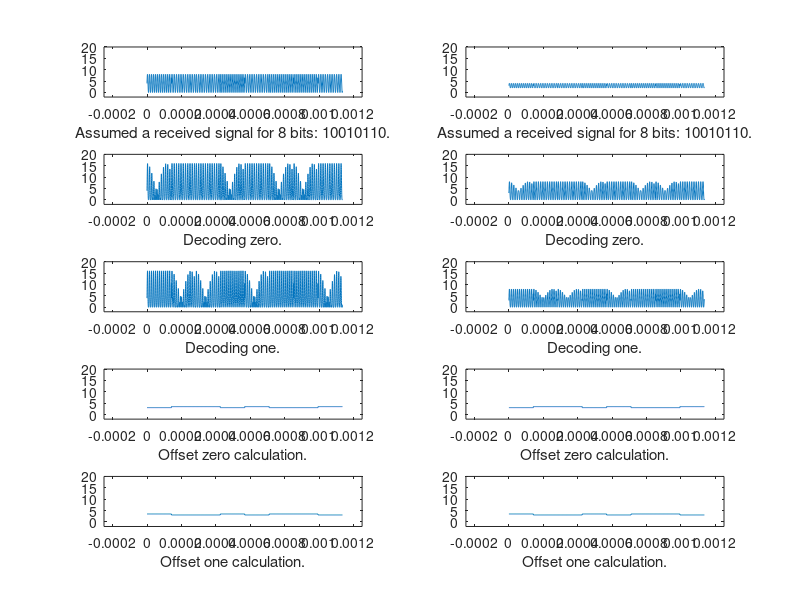

The MATLAB source for this figure:
% https://www.allaboutcircuits.com/technical-articles/digital-signal-processing-in-scilab-how-to-decode-an-fsk-signal/
% mducng, SoC team, G2touch
% For MPP2.0 Amplitude comparison by DC offset
%%%%%%%%%%%%%%%%%%%%%%%%%%%%%%%%%%%%%%%%%%%%%%%%%%%%%%%%%%%%%%%%%%%%%%%%%%%
clc; clear;
close all;
f0               =  76500;
f1               =  85400;
Fs               =  4000000;
SamplesPerSymbol =  142*4; % 142*10^(-6)*Fs = 142*4 (142 is from spec)
n                = 0:(SamplesPerSymbol-1);
t                = n*1/Fs;
SymbolZero       = 1 + sin(2*pi*f0*t);
SymbolOne        = 1 + sin(2*pi*f1*t);
%%%%%%%%%%%%%%%%%%%%%%%%%%%%%%%%%%%%%%%%%%%%%%%%%%%%%%%%%%%%%%%%%%%%%%%%%%%
%Signal 1:
receivedSignal1   = 4*[SymbolOne SymbolZero SymbolZero SymbolOne SymbolZero ...
    SymbolOne SymbolOne SymbolZero]; 
tRx              = (0:length(receivedSignal1)-1)*1/Fs;
% Signal 2
receivedSignal2   = 2+1*[SymbolOne SymbolZero SymbolZero SymbolOne ...
    SymbolZero SymbolOne SymbolOne SymbolZero]; 
tRx2              = (0:length(receivedSignal2)-1)*1/Fs;
%%%%%%%%%%%%%%%%%%%%%%%%%%%%%%%%%%%%%%%%%%%%%%%%%%%%%%%%%%%%%%%%%%%%%%%%%%%
DecodingZero     = receivedSignal1 .* [SymbolZero SymbolZero SymbolZero ...
    SymbolZero SymbolZero SymbolZero SymbolZero SymbolZero];
DecodingOne      = receivedSignal1 .* [SymbolOne  SymbolOne  SymbolOne  ...
    SymbolOne  SymbolOne  SymbolOne  SymbolOne  SymbolOne ];

DecodingZero2     = receivedSignal2 .* [SymbolZero SymbolZero SymbolZero ...
    SymbolZero SymbolZero SymbolZero SymbolZero SymbolZero];
DecodingOne2      = receivedSignal2 .* [SymbolOne  SymbolOne  SymbolOne  ...
    SymbolOne  SymbolOne  SymbolOne  SymbolOne  SymbolOne ];
%%%%%%%%%%%%%%%%%%%%%%%%%%%%%%%%%%%%%%%%%%%%%%%%%%%%%%%%%%%%%%%%%%%%%%%%%%%
for k=1:(length(DecodingZero)/SamplesPerSymbol)
    SymbolOffsets_Zero((((k-1)*SamplesPerSymbol)+1):k*(SamplesPerSymbol))	...
        = mean(DecodingZero((((k-1)*SamplesPerSymbol)+1):k*(SamplesPerSymbol)));
end
for k=1:(length(DecodingOne)/SamplesPerSymbol)
    SymbolOffsets_One((((k-1)*SamplesPerSymbol)+1):k*(SamplesPerSymbol)) 	...
        = mean(DecodingOne((((k-1)*SamplesPerSymbol)+1):k*(SamplesPerSymbol)));
end
for k=1:(length(DecodingZero2)/SamplesPerSymbol)
    SymbolOffsets_Zero(((k-1)*SamplesPerSymbol)+1:k*(SamplesPerSymbol))	...
        = mean(DecodingZero2(((k-1)*SamplesPerSymbol)+1:k*(SamplesPerSymbol)));
end
for k=1:(length(DecodingOne2)/SamplesPerSymbol)
    SymbolOffsets_One(((k-1)*SamplesPerSymbol)+1:k*(SamplesPerSymbol)) 	...
        = mean(DecodingOne2(((k-1)*SamplesPerSymbol)+1:k*(SamplesPerSymbol)));
end
%%%%%%%%%%%%%%%%%%%%%%%%%%%%%%%%%%%%%%%%%%%%%%%%%%%%%%%%%%%%%%%%%%%%%%%%%%%
%subplot(7,2,1);
%plot(t, SymbolZero);
%axis([-1000*1/Fs 5000*1/Fs -5 5]);
%xlabel('Modulation of bit zero.');

%subplot(7,2,3);
%plot(t, SymbolOne);
%axis([-1000*1/Fs 5000*1/Fs -5 5]);
%xlabel('Modulation of bit one.');

subplot(5,2,1);
plot(tRx,receivedSignal1);
axis([-1000*1/Fs 5000*1/Fs -2 20]);
xlabel('Assumed a received signal for 8 bits: 10010110.');

subplot(5,2,3);
plot(tRx,DecodingZero);
axis([-1000*1/Fs 5000*1/Fs -2 20]);
xlabel("Decoding zero.");

subplot(5,2,5);
plot(tRx,DecodingOne);
xlabel("Decoding one.");
axis([-1000*1/Fs 5000*1/Fs -2 20]);

subplot(5,2,7);
plot(tRx,SymbolOffsets_Zero)
xlabel("Offset zero calculation.");
axis([-1000*1/Fs 5000*1/Fs -2 20]);

subplot(5,2,9);
plot(tRx,SymbolOffsets_One)
xlabel("Offset one calculation.");
axis([-1000*1/Fs 5000*1/Fs -2 20]);

subplot(5,2,2);
plot(tRx2,receivedSignal2);
axis([-1000*1/Fs 5000*1/Fs -2 20]);
xlabel('Assumed a received signal for 8 bits: 10010110.');

subplot(5,2,4);
plot(tRx2,DecodingZero2);
axis([-1000*1/Fs 5000*1/Fs -2 20]);
xlabel("Decoding zero.");

subplot(5,2,6);
plot(tRx2,DecodingOne2);
xlabel("Decoding one.");
axis([-1000*1/Fs 5000*1/Fs -2 20]);

subplot(5,2,8);
plot(tRx2,SymbolOffsets_Zero)
xlabel("Offset zero calculation.");
axis([-1000*1/Fs 5000*1/Fs -2 20]);

subplot(5,2,10);
plot(tRx2,SymbolOffsets_One)
xlabel("Offset one calculation.");
axis([-1000*1/Fs 5000*1/Fs -2 20]);
